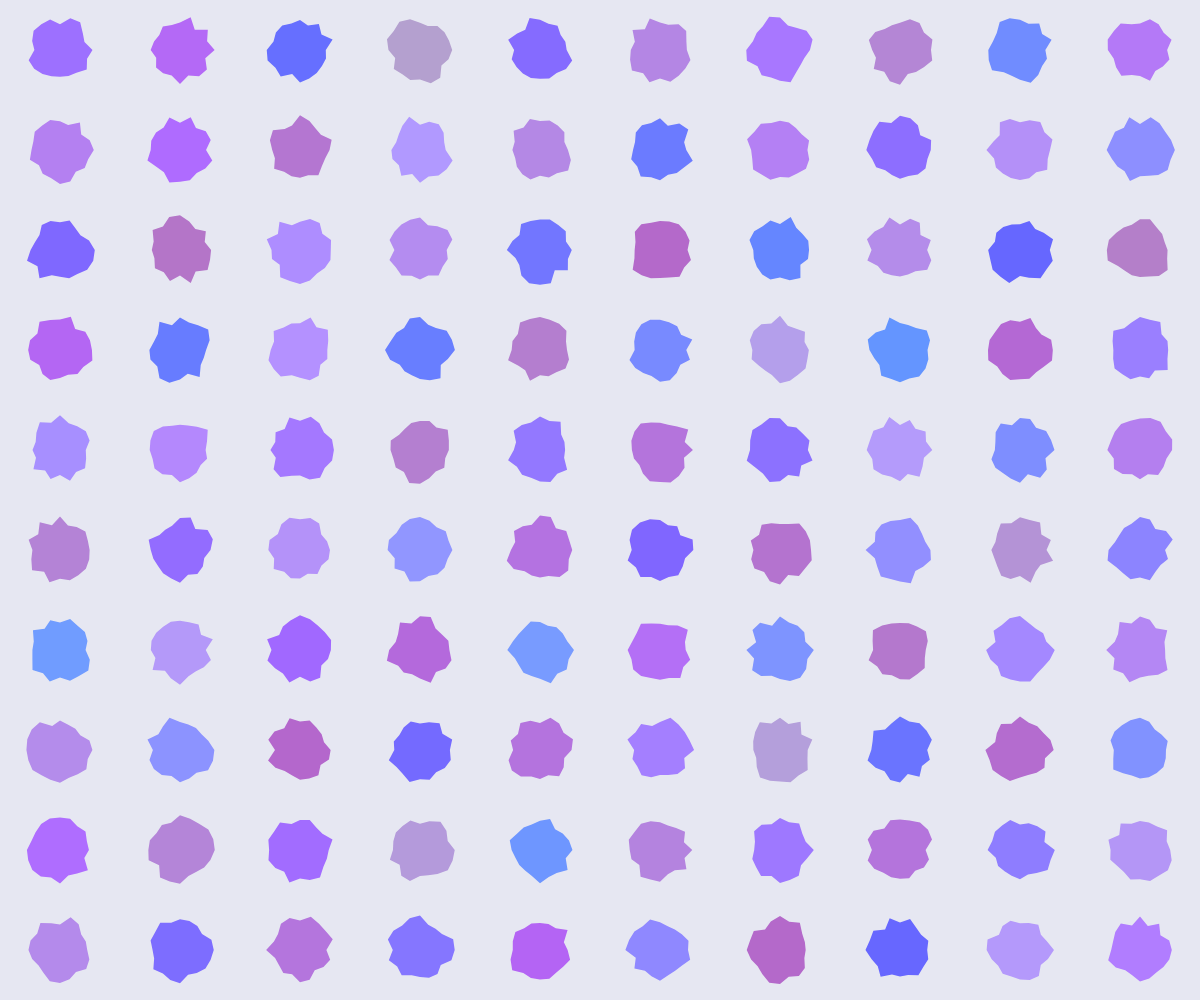
Frame 1 (no input)
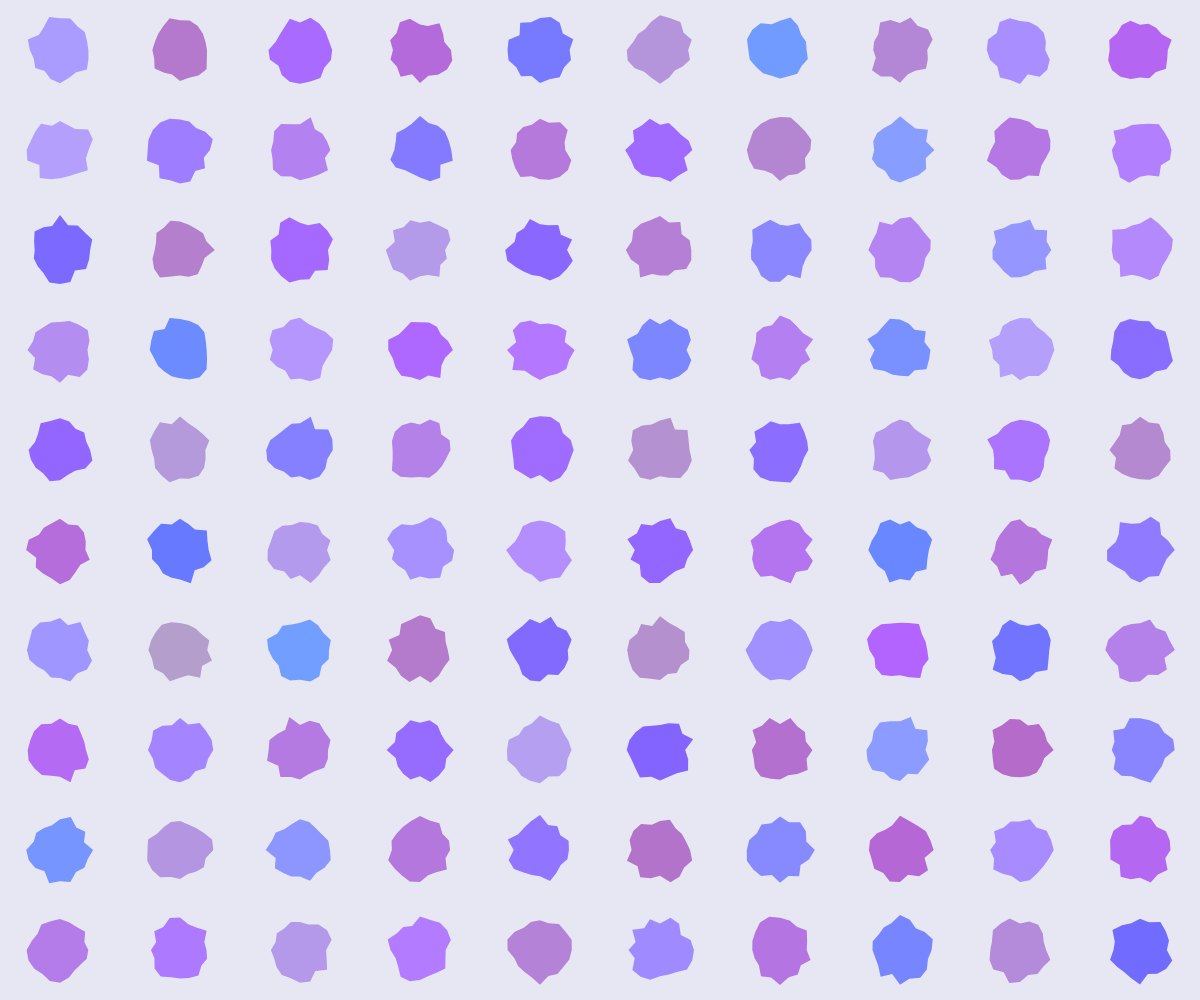
Frame 2 (the mouse pressed at the canvas centre, redrawn once)

The p5.js sketch that drew these frames (run headless with seeded random() and noise() and a simulated clock; the mouse was pressed at the canvas centre and the sketch redrawn once):

// p5.js sketch
// ── sketch.js
function setup() {
  createCanvas(windowWidth, windowHeight);
  noLoop();
  noStroke();
  drawPattern();
}

function draw() {
  // drawPattern handles everything, so draw() stays empty
}

function drawPattern() {
  background("#E6E7F2"); // Light bluish background

  let cols = 10;
  let rows = 10;
  let w = width / cols;
  let h = height / rows;

  for (let i = 0; i < cols; i++) {
    for (let j = 0; j < rows; j++) {
      let x = i * w + w / 2;
      let y = j * h + h / 2;

      let isEven = (i + j) % 2 === 0;

      let baseColor = isEven
        ? color(random(100, 180), random(100, 160), 255)  // Soft blue
        : color(180, random(100, 160), random(200, 255)); // Violet shades

      fill(baseColor);

      drawJitteredCircle(x, y, min(w, h) * 0.6);
    }
  }
}

function drawJitteredCircle(x, y, radius) {
  beginShape();
  let steps = 20;
  for (let i = 0; i < TWO_PI; i += TWO_PI / steps) {
    let r = radius / 2 + random(-5, 5); // jittered radius
    let vx = x + cos(i) * r;
    let vy = y + sin(i) * r;
    vertex(vx, vy);
  }
  endShape(CLOSE);
}

function mousePressed() {
  drawPattern(); // Refresh pattern on click
}

function windowResized() {
  resizeCanvas(windowWidth, windowHeight);
  drawPattern(); // Redraw pattern on resize
}
